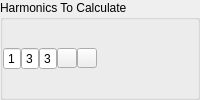
               <widget class="QGroupBox" name="groupBox_settings_mechanics_nhcalc">
                <property name="title">
                 <string>Harmonics To Calculate</string>
                </property>
                <property name="flat">
                 <bool>true</bool>
                </property>
                <layout class="QVBoxLayout" name="verticalLayout_29">
                 <property name="spacing">
                  <number>0</number>
                 </property>
                 <property name="leftMargin">
                  <number>0</number>
                 </property>
                 <property name="topMargin">
                  <number>0</number>
                 </property>
                 <property name="rightMargin">
                  <number>0</number>
                 </property>
                 <property name="bottomMargin">
                  <number>0</number>
                 </property>
                 <item>
                  <layout class="QHBoxLayout" name="horizontalLayout_settings_mechanics_nhcalc">
                   <property name="spacing">
                    <number>0</number>
                   </property>
                   <item>
                    <widget class="QSpinBox" name="spinBoxsettings_mechanics_nhcalc_n1">
                     <property name="maximumSize">
                      <size>
                       <width>20</width>
                       <height>16777215</height>
                      </size>
                     </property>
                     <property name="buttonSymbols">
                      <enum>QAbstractSpinBox::NoButtons</enum>
                     </property>
                     <property name="minimum">
                      <number>1</number>
                     </property>
                     <property name="maximum">
                      <number>9</number>
                     </property>
                     <property name="singleStep">
                      <number>2</number>
                     </property>
                     <property name="value">
                      <number>1</number>
                     </property>
                    </widget>
                   </item>
                   <item>
                    <widget class="QSpinBox" name="spinBox_settings_mechanics_nhcalc_n2">
                     <property name="maximumSize">
                      <size>
                       <width>20</width>
                       <height>16777215</height>
                      </size>
                     </property>
                     <property name="buttonSymbols">
                      <enum>QAbstractSpinBox::NoButtons</enum>
                     </property>
                     <property name="minimum">
                      <number>1</number>
                     </property>
                     <property name="maximum">
                      <number>9</number>
                     </property>
                     <property name="singleStep">
                      <number>2</number>
                     </property>
                     <property name="value">
                      <number>3</number>
                     </property>
                    </widget>
                   </item>
                   <item>
                    <widget class="QSpinBox" name="spinBox_settings_mechanics_nhcalc_n3">
                     <property name="maximumSize">
                      <size>
                       <width>20</width>
                       <height>16777215</height>
                      </size>
                     </property>
                     <property name="frame">
                      <bool>true</bool>
                     </property>
                     <property name="buttonSymbols">
                      <enum>QAbstractSpinBox::NoButtons</enum>
                     </property>
                     <property name="showGroupSeparator" stdset="0">
                      <bool>false</bool>
                     </property>
                     <property name="minimum">
                      <number>1</number>
                     </property>
                     <property name="maximum">
                      <number>9</number>
                     </property>
                     <property name="singleStep">
                      <number>2</number>
                     </property>
                     <property name="value">
                      <number>3</number>
                     </property>
                    </widget>
                   </item>
                   <item>
                    <widget class="QPushButton" name="pushButton_settings_mechanics_harmremove">
                     <property name="sizePolicy">
                      <sizepolicy hsizetype="Fixed" vsizetype="Fixed">
                       <horstretch>0</horstretch>
                       <verstretch>0</verstretch>
                      </sizepolicy>
                     </property>
                     <property name="minimumSize">
                      <size>
                       <width>20</width>
                       <height>20</height>
                      </size>
                     </property>
                     <property name="maximumSize">
                      <size>
                       <width>20</width>
                       <height>20</height>
                      </size>
                     </property>
                     <property name="styleSheet">
                      <string notr="true">#pushButton_settings_mechanics_harmminus
{
background-color: transparent;
border-image: url(:/button/rc/minus.svg);
background: none;
border: none;
background-repeat: none;
}

#pushButton_settings_mechanics_harmminus:pressed
{
border-image: url(:/button/rc/minus_p.svg);
}
</string>
                     </property>
                     <property name="text">
                      <string/>
                     </property>
                    </widget>
                   </item>
                   <item>
                    <widget class="QPushButton" name="pushButton_settings_mechanics_harmadd">
                     <property name="sizePolicy">
                      <sizepolicy hsizetype="Fixed" vsizetype="Fixed">
                       <horstretch>0</horstretch>
                       <verstretch>0</verstretch>
                      </sizepolicy>
                     </property>
                     <property name="minimumSize">
                      <size>
                       <width>20</width>
                       <height>20</height>
                      </size>
                     </property>
                     <property name="maximumSize">
                      <size>
                       <width>20</width>
                       <height>20</height>
                      </size>
                     </property>
                     <property name="styleSheet">
                      <string notr="true">#pushButton_settings_mechanics_harmplus
{
background-color: transparent;
border-image: url(:/button/rc/plus.svg);
background: none;
border: none;
background-repeat: none;
}

#pushButton_settings_mechanics_harmplus:pressed
{
border-image: url(:/button/rc/plus_p.svg);
}
</string>
                     </property>
                     <property name="text">
                      <string/>
                     </property>
                    </widget>
                   </item>
                   <item>
                    <spacer name="horizontalSpacer_11">
                     <property name="orientation">
                      <enum>Qt::Horizontal</enum>
                     </property>
                     <property name="sizeHint" stdset="0">
                      <size>
                       <width>40</width>
                       <height>20</height>
                      </size>
                     </property>
                    </spacer>
                   </item>
                  </layout>
                 </item>
                </layout>
               </widget>
